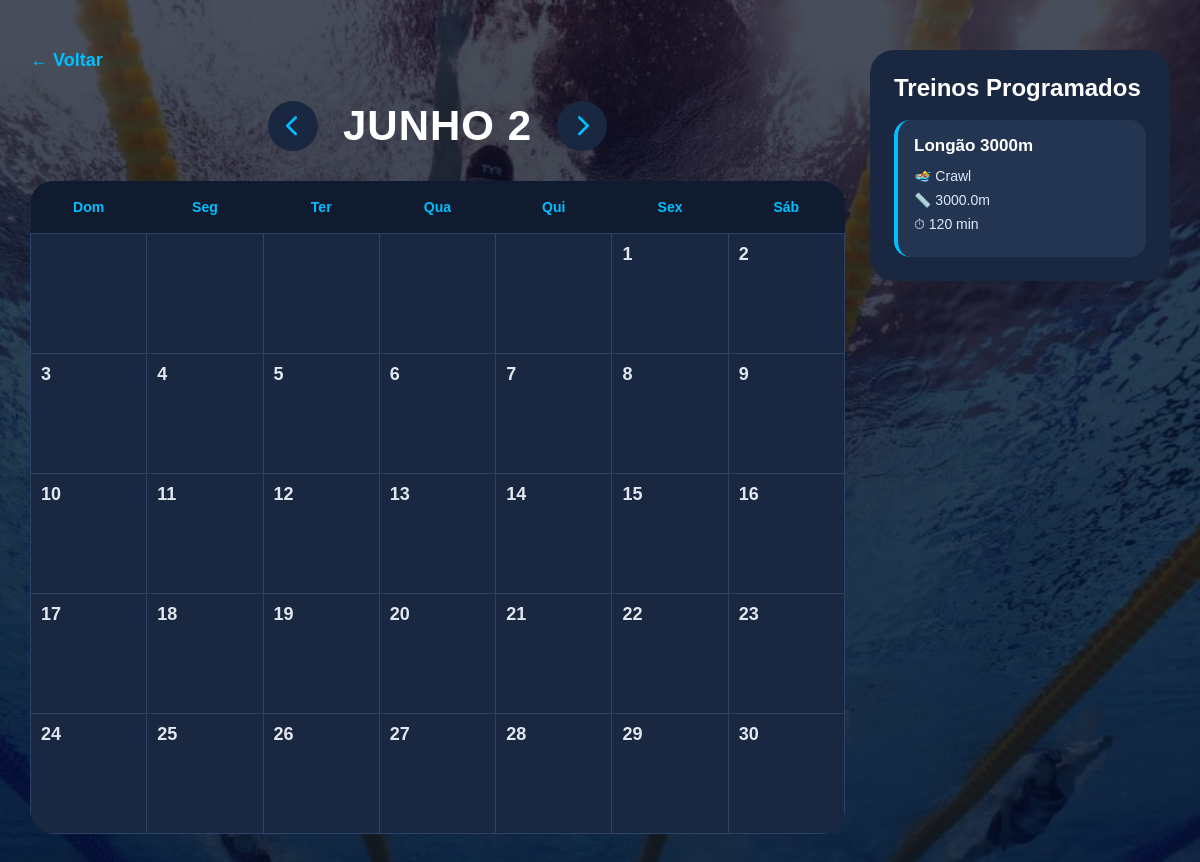
Page /calendario?ano=2 (signed in) on the committed database.
### tables this page shows
CREATE TABLE treinos_modelo (
    id INTEGER PRIMARY KEY AUTOINCREMENT,
    titulo TEXT NOT NULL,
    estilo TEXT,
    tamanho_piscina REAL,
    voltas INTEGER,
    distancia_metros REAL,
    duracao_minutos INTEGER,
    pace TEXT,
    observacoes TEXT,
    equipamentos TEXT,
    usuario_id INTEGER,
    criado_em TIMESTAMP DEFAULT CURRENT_TIMESTAMP
);

### app.py (the view)
@app.route("/calendario")
@login_obrigatorio
def calendario_view():
    hoje = date.today()
    ano = int(request.args.get("ano", hoje.year))
    mes = int(request.args.get("mes", hoje.month))
    mes_anterior = mes - 1
    ano_anterior = ano
    if mes_anterior == 0:
        mes_anterior = 12
        ano_anterior -= 1
    proximo_mes = mes + 1
    proximo_ano = ano
    if proximo_mes == 13:
        proximo_mes = 1
        proximo_ano += 1
    nomes_meses = [
        "",
        "JANEIRO",
        "FEVEREIRO",
        "MARÇO",
        "ABRIL",
        "MAIO",
        "JUNHO",
        "JULHO",
        "AGOSTO",
        "SETEMBRO",
        "OUTUBRO",
        "NOVEMBRO",
        "DEZEMBRO"
    ]
    nome_mes = nomes_meses[mes]
    usuario_id = session["usuario_id"]
    treinos = listar_treinos(usuario_id)
    treinos_por_dia = {}
    for treino in treinos:
        data_treino = treino["data_treino"]
        if isinstance(data_treino, str):
            data_treino = datetime.strptime(data_treino, "%Y-%m-%d").date()
        if data_treino.year == ano and data_treino.month == mes:
            dia = data_treino.day
            if dia not in treinos_por_dia:
                treinos_por_dia[dia] = []
            treinos_por_dia[dia].append(treino)
    calendario_mes = calendar.monthcalendar(ano, mes)
    treinos_modelo = listar_treinos_modelo(usuario_id)
    return render_template(
        "calendario.html",
        calendario_mes=calendario_mes,
        treinos_por_dia=treinos_por_dia,
        treinos_modelo=treinos_modelo,
        nome_mes=nome_mes,
        ano=ano,
        mes=mes,
        mes_anterior=mes_anterior,
        ano_anterior=ano_anterior,
        proximo_mes=proximo_mes,
        proximo_ano=proximo_ano
    )

### app.py (called while the page is built)
def login_obrigatorio(funcao):
    @wraps(funcao)
    def verificar_login(*args, **kwargs):
        if "usuario_id" not in session:
            return redirect(url_for("tela_login"))
        return funcao(*args, **kwargs)
    return verificar_login

### database/connection.py (called while the page is built)
def conectar():
    conexao = sqlite3.connect(DB_PATH)
    conexao.row_factory = sqlite3.Row
    return conexao

### modelos/treinos.py (called while the page is built)
def listar_treinos(usuario_id):
    conexao = conectar()
    cursor = conexao.cursor()
    sql = """
        SELECT * FROM treinos
        WHERE usuario_id = ?
        ORDER BY data_treino DESC
    """
    cursor.execute(sql, (usuario_id,))
    treinos = cursor.fetchall()
    cursor.close()
    conexao.close()
    return treinos

def listar_treinos_modelo(usuario_id):
    conexao = conectar()
    cursor = conexao.cursor()
    sql = """
       SELECT * FROM treinos_modelo
       WHERE usuario_id = ?
       ORDER BY criado_em DESC
    """
    cursor.execute(sql, (usuario_id,))
    treinos_modelo = cursor.fetchall()
    cursor.close()
    conexao.close()
    return treinos_modelo

### templates/calendario.html (shortened to what this page needs)
{% extends "base.html" %}
{% block extra_css %}
<link
    rel="stylesheet"
    href="https://cdnjs.cloudflare.com/ajax/libs/font-awesome/6.5.1/css/all.min.css"
>
{% endblock %}
{% block content %}
<main class="container-calendario">
    <div class="calendario-layout">
        <section class="calendario-area">
            <a href="/" class="btn-voltar-home">
                ← Voltar
            </a>
            <div class="topo-calendario">
                <a
                    class="btn-mes"
                    href="{{ url_for('calendario_view', ano=ano_anterior, mes=mes_anterior) }}"
                >
                    <i class="fa-solid fa-chevron-left"></i>
                </a>
                <h1>{{ nome_mes }} {{ ano }}</h1>
                <a
                    class="btn-mes"
                    href="{{ url_for('calendario_view', ano=proximo_ano, mes=proximo_mes) }}"
                >
                    <i class="fa-solid fa-chevron-right"></i>
                </a>
            </div>
            <table class="calendario">
                <thead>
                    <tr>
                        <th>Dom</th>
                        <th>Seg</th>
                        <th>Ter</th>
                        <th>Qua</th>
                        <th>Qui</th>
                        <th>Sex</th>
                        <th>Sáb</th>
                    </tr>
                </thead>
                <tbody>
                    {% for semana in calendario_mes %}
                    <tr>
                        {% for dia in semana %}
                        <td
                            class="dia-calendario"
                            data-dia="{{ dia }}"
                        >
                            {% if dia != 0 %}
                            <strong>{{ dia }}</strong>
                            {% endif %}
                        </td>
                        {% endfor %}
                    </tr>
                    {% endfor %}
                </tbody>
            </table>
        </section>
        <aside class="sidebar-modelos">
            <h2>Treinos Programados</h2>
            <div class="lista-modelos">
                {% for modelo in treinos_modelo %}
                <div
                    class="modelo-card modelo-arrastavel"
                    draggable="true"
                    data-id="{{ modelo.id }}"
                    data-titulo="{{ modelo.titulo }}"
                >
                    <h3>{{ modelo.titulo }}</h3>
                    <p>🏊 {{ modelo.estilo }}</p>
                    <p>📏 {{ modelo.distancia_metros }}m</p>
                    <p>⏱ {{ modelo.duracao_minutos }} min</p>
                </div>
                {% endfor %}
            </div>
        </aside>
    </div>
</main>
{% endblock %}

### static/style.css (style rules this page uses)
body { margin: 0; height: 100vh; overflow: hidden; font-family: Arial, sans-serif; background: #081229; color: white; }
table { width: 100%; border-collapse: collapse; background: #1a2740; border-radius: 20px; overflow: hidden; }
th { position: sticky; top: 0; z-index: 2; background: #101b30; color: #00bfff; padding: 16px; text-align: left; font-size: 14px; }
td { padding: 16px; border-bottom: 1px solid #2d4266; color: #e2e8f0; font-size: 14px; }
.btn-voltar-home { display: inline-flex; align-items: center; gap: 8px; margin-bottom: 30px; color: #00bfff; text-decoration: none; font-size: 18px; font-weight: bold; transition: 0.2s; }
.container-calendario { width: 95%; margin: auto; padding: 50px 0; }
.topo-calendario { display: flex; align-items: center; justify-content: center; gap: 25px; margin-bottom: 30px; }
.topo-calendario h1 { margin: 0; font-size: 42px; letter-spacing: 1px; color: white; }
.btn-mes { width: 50px; height: 50px; display: flex; justify-content: center; align-items: center; background: #1a2740; border: none; border-radius: 50%; text-decoration: none; color: #00bfff; font-size: 22px; font-weight: bold; cursor: pointer; transition: 0.2s; }
.calendario { width: 100%; border-collapse: collapse; background: #1a2740; border-radius: 24px; overflow: hidden; }
.calendario th { background: #101b30; color: #00bfff; padding: 18px; text-align: center; }
.calendario td { width: 14.2%; height: 150px; vertical-align: top; padding: 10px; border: 1px solid #2d4266; box-sizing: border-box; }
.calendario strong { display: block; margin-bottom: 12px; font-size: 18px; }
body:has(.container-calendario) { height: auto; min-height: 100vh; overflow-y: auto; overflow-x: hidden; }
.container-calendario { min-height: 100vh; padding-bottom: 80px; }
.calendario-layout { display: grid; grid-template-columns: 1fr 300px; gap: 25px; align-items: start; }
.calendario-area { min-width: 0; }
.calendario { width: 100%; }
.calendario td { height: 120px; }
.sidebar-modelos { background: #1a2740; border-radius: 24px; padding: 24px; box-sizing: border-box; max-height: 78vh; overflow-y: auto; }
.sidebar-modelos h2 { margin-top: 0; margin-bottom: 18px; font-size: 24px; }
.lista-modelos { display: flex; flex-direction: column; gap: 14px; }
.modelo-card { background: #243552; border-radius: 16px; padding: 16px; border-left: 4px solid #00bfff; }
.modelo-card h3 { margin: 0 0 12px; font-size: 17px; }
.modelo-card p { margin: 8px 0; color: #dbeafe; font-size: 14px; }
.calendario td { overflow: hidden; }
body { background: linear-gradient( rgba(1, 10, 30, 0.72), rgba(1, 10, 30, 0.82) ), url("img/piscina-bg.jpg"); background-size: cover; background-position: center; background-attachment: fixed; }
html, body { min-height: 100%; height: auto; overflow-y: auto; }

### rows in the picture
treinos_modelo: titulo "Longão 3000m", estilo "Crawl", distancia_metros "3000.0", duracao_minutos "120"

### other values in the picture
{{ nome_mes }} "JUNHO"
{{ ano }} "2"
{{ dia }} "1" "2" "3" "4" "5" "6" "7" "8" "9" "10" "11" "12" "13" "14" "15" "16" "17" "18" "19" "20" "21" "22" "23" "24" "25" "26" "27" "28" "29" "30"
